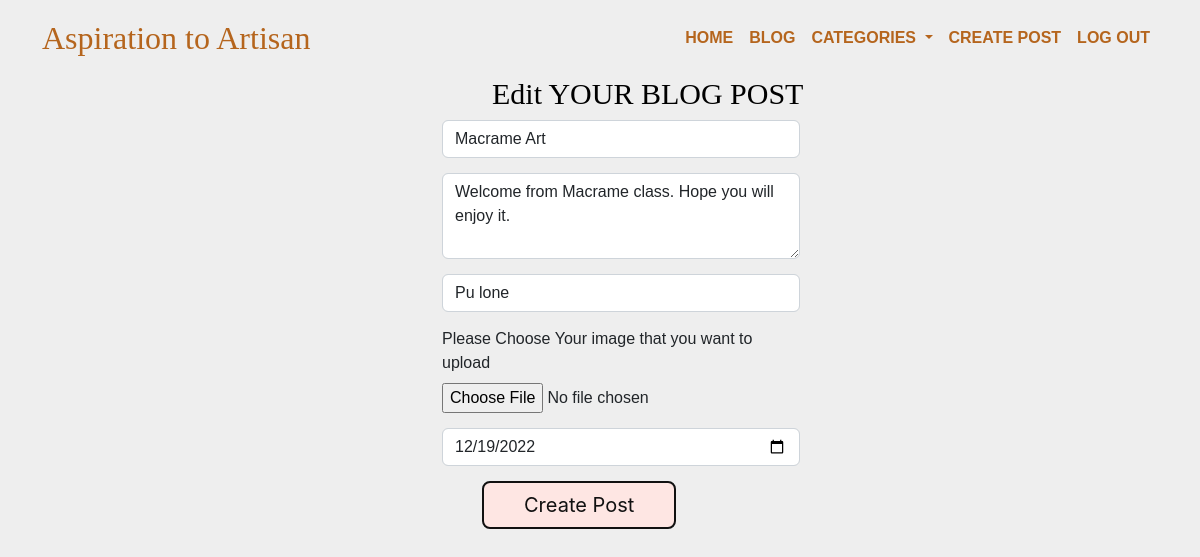
Page /blog/edit/5 (signed in) on the committed database.
### Artisan/model.py (models this page shows)
class Cards(db.Model,UserMixin):
    card_id = db.Column(db.Integer,primary_key=True)
    title = db.Column(db.String(255),nullable=False)
    content = db.Column(db.Text)
    author = db.Column(db.String(255),nullable=False)
    created_date = db.Column(db.DateTime,default=datetime.utcnow)
    image_url = db.Column(db.String(255), nullable=False)
    user_id = db.Column(db.Integer,db.ForeignKey('user.id'))

### Artisan/routes.py (the view, shortened to what this page needs)
@app.route('/blog/edit/<int:id>',methods=["GET","POST"])
@login_required
def editPost(id):
    updatecard = Cards.query.get_or_404(id)
    form = BlogPostForm()
    id = current_user.id
    if id == updatecard.owned_user.id:
        form.title.data =  updatecard.title
        form.content.data = updatecard.content
        form.author.data = updatecard.author
        form.created_date.data = updatecard.created_date
        form.image.data = updatecard.image_url
        return render_template('editPost.html',form=form,id=updatecard.card_id)
    else:
        flash(f'Only Allow User can Edit post',category='warning')
        cards = Cards.query.order_by(Cards.created_date)
        return render_template('Blog.html',cards=cards)

### Artisan/form.py
class BlogPostForm(FlaskForm):
    title = StringField(label='title',validators=[DataRequired()])
    content = TextAreaField(label='content',validators=[DataRequired()])
    author = StringField(label='author',validators=[DataRequired()])
    created_date = DateField(label='created_dae',validators=[DataRequired()])
    image = StringField (label='image')
    create = SubmitField(label='Create Post')

### Artisan/routes.py (called while the page is built)
@login_manager.user_loader
def load_user(user_id):
    return User.query.get(int(user_id))

### Artisan/templates/editPost.html (shortened to what this page needs)
{% extends "layout.html" %}
{% block main %}
<div class="container">
    <div style="margin-left: 400px;">
    <h3> Edit YOUR BLOG POST </h3>
    <form  method="post" enctype="multipart/form-data" >
        <div class="col-md-6 ">
          {{ form.title(class="form-control",placeholder="Enter Title")}}
        </div>
        <div class="col-md-6 formpad">
          {{ form.content(class="form-control",id="exampleFormControlTextarea1", rows="3",placeholder="Content")}}
        </div>
        <div class="col-md-6 formpad">
            {{ form.author(class="form-control",placeholder="Enter Your Name")}}
        </div>
        <div class="col-md-6 formpad">
            <label for="formFile" class="form-label">Please Choose Your image that you want to upload</label>
            {{ form.image(class="form-control-file",type="file", id="formFile",placeholder="Image")}}
          </div>
        <div class="col-md-6 formpad">
            {{ form.created_date(class="form-control",placeholder="Content")}}
        </div>
        <div class="formpad">
            {{ form.create(class="btn button-56 buttonpad ")}}
        </div>
    </form>
</div>
</div>
{% endblock %}

### Artisan/static/styles.css (style rules this page uses)
html,body { height: 100%; background-color: #eeeeee; margin:0; padding:0; font-family:Calibre,Sans-Serif; }
.button-56 { align-items: center; background-color: #fee6e3; border: 2px solid #111; border-radius: 8px; box-sizing: border-box; color: #111; cursor: pointer; display: flex; font-family: Inter,sans-serif; font-size: 20px; height: 48px; justify-content: center; line-height: 24px; max-width: 100%; padding: 0 25px; position: relative; text-align: center; text-decoration: none; user-select: none; -webkit-user-select: none; touch-action: manipulation; }
.button-56:after { background-color: #111; border-radius: 8px; content: ""; display: block; height: 48px; left: 0; width: 100%; position: absolute; top: -2px; transform: translate(8px, 8px); transition: transform .2s ease-out; z-index: -1; }
@media (min-width: 768px) { .button-56 { padding: 0 40px; } }
h3 { margin-left:50px; color: black; font-weight:300px; font-size: 30px; font-family: elmessiri-semibold; }
.formpad { padding-top:15px; }
.buttonpad { margin-left:40px; }

### rows in the picture
Cards: title "Macrame Art", content "Welcome from Macrame class. Hope you will enjoy it.", author "Pu lone", created_date "12/19/2022"
